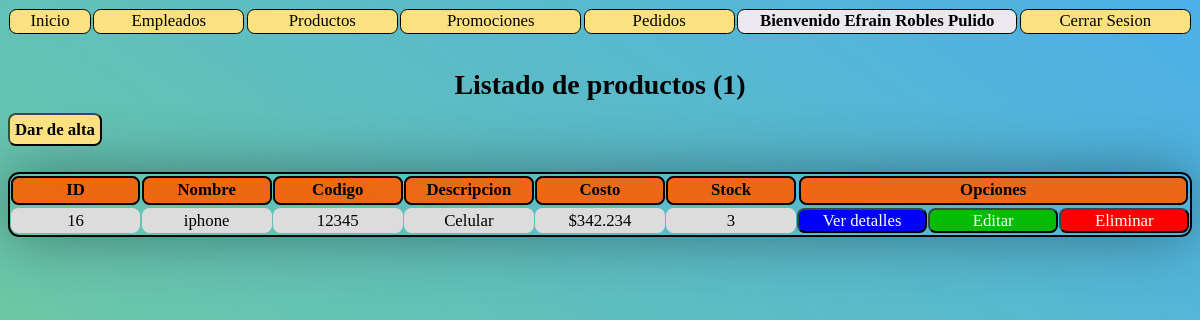
The app's page /B11-B12/Administrador/productos_lista.php (signed in), older data.
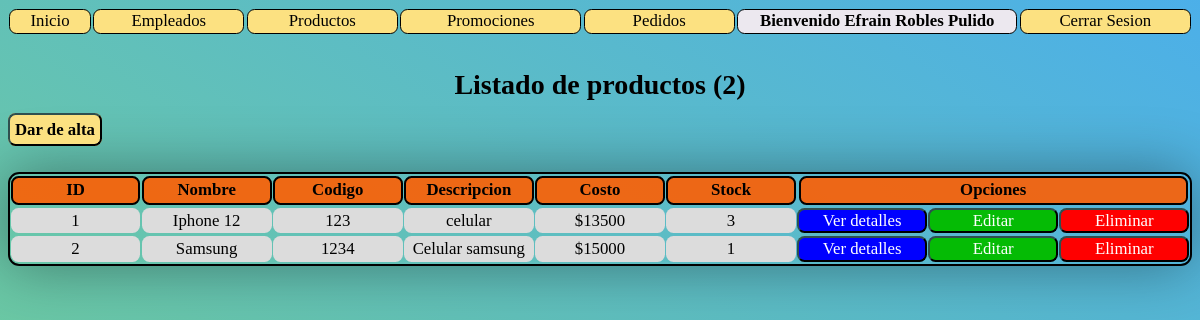
The same page, newer data.
### tables this page shows
CREATE TABLE `productos` (
  `id` int(11) NOT NULL,
  `nombre` varchar(128) NOT NULL,
  `codigo` varchar(32) NOT NULL,
  `descripcion` text NOT NULL,
  `costo` double NOT NULL,
  `stock` int(11) NOT NULL,
  `archivo_n` varchar(255) NOT NULL,
  `archivo` varchar(128) NOT NULL,
  `status` int(1) NOT NULL DEFAULT 1,
  `eliminado` int(1) NOT NULL DEFAULT 0
);

### B11-B12/Administrador/func/session.php (called while the page is built, shortened)
<?php
    if(!isset($_SESSION['nombreUser'])){
        header("Location: index.php");
    }else {
        $nombreSession = $_SESSION['nombreUser'];
    }
?>

### B11-B12/Administrador/productos_lista.php (the view, shortened to what this page needs)
<?php
    require "./func/session.php";
    $con = conecta();
?>
<html>
    <head>
        <link rel="stylesheet" type="text/css" href="./css/style_list.css?v=<?php echo time(); ?>">
    </head>
    <body>
        <?php
            include('menu.php');
            $sql = "SELECT * FROM productos
                    WHERE status = 1 AND eliminado = 0";
            $res = $con->query($sql);
            $num = $res->num_rows;
            echo "<br><h1>Listado de productos ($num)</h1>";
        ?>
        <a class='opciones' id="crearRegistro" href="./productos_alta.php"><b>Dar de alta</b></a><br><br>
        <br>
        <div class="table">
            <div class='header' >
                <div id="id"><b>ID</b></div>
                <div id="nombre"><b>Nombre</b></div>
                <div id="codigo"><b>Codigo</b></div>
                <div id="descripcion"><b>Descripcion</b></div>
                <div id="costo"><b>Costo</b></div>
                <div id="stock"><b>Stock</b></div>
                <div id="opciones"><b>Opciones</b></div>
            </div>
            <?php
                while($row = $res->fetch_array()){
                    $id = $row["id"];
                    $nombre = $row["nombre"];
                    $codigo = $row["codigo"];
                    $descripcion = $row["descripcion"];
                    $costo = $row["costo"];
                    $stock = $row["stock"];
                    echo "
                        <div class='info$id'>
                            <div id='$id'>$id</div>
                            <div id='nombre'>$nombre</div>
                            <div id='codigo'>$codigo</div>
                            <div id='descripcion'>$descripcion</div>
                            <div id='costo'>$$costo</div>
                            <div id='stock'>$stock</div>
                            <a id='detalles' href='./productos_detalles.php?id=$id'>Ver detalles</a>
                            <a id='editar' href='./productos_editar.php?id=$id'>Editar</a>
                            <a id='eliminar' href='javascript:void(0);' onclick='eliminaAjax($id);'>Eliminar</a>
                        </div>";
                }
            ?>
        </div>
    </body>

### B11-B12/Administrador/menu.php
<html>
    <head>
    <link rel="stylesheet" type="text/css" href="./css/style_menu.css?v=<?php echo time(); ?>">
    </head>
    <body>
    <div id="menu">
        <a id="inicio" href="./bienvenido.php">Inicio</a>
        <a id="empleados" href="./empleados_lista.php">Empleados</a>
        <a id="productos" href="./productos_lista.php">Productos</a>
        <a id="promociones" href="./promociones_lista.php">Promociones</a>
        <a id="pedidos" href="#">Pedidos</a>
        <span id="bienvenido"><b>Bienvenido <?php echo $nombreSession; ?></b></span>
        <a id="cerrar" href="./func/destroy_session.php">Cerrar Sesion</a>
    </div>
    </body>

### B11-B12/Administrador/css/style_list.css (style rules this page uses)
body { background: linear-gradient(-145deg,#35a5e6e2,#74d185f9); font-size: 14px; }
a { text-decoration: none; border-radius: 0.45em; font-size: 1.2em; }
.table { border: 2px solid #000000; box-shadow: 0 0 60px #00000061; border-radius: 0.8em; width: auto; margin: auto; }
.table .header, .table div[class^='info'] { display: grid; grid-template-columns: repeat(8,12.5%); }
.header div { background-color: #ff5e00e3; border: 2px solid #000000; }
.table .header div, .table div[class^='info'] div, .table div[class^='info'] a { display: flex; justify-content: space-around; align-items: center; border-radius: 0.45em; padding: 0.65%; margin: 0.09em 0.5%; font-size: 1.2em; text-decoration: none; text-align: center; height:auto; word-break: break-all; }
.header #opciones { grid-column: span 3; }
#detalles,#editar,#eliminar, #crearRegistro { border: 2px outset darkslategray; }
h1 { text-align: center; font-size: 2em; }
div[class^='info'] div { background-color: gainsboro; }
#crearRegistro { background-color: #FCE181; color:#000000; padding:5px; }
#detalles { background-color: #0000ff; color: white; }
#editar { background-color: #05bb05; color: white; }
#eliminar { background-color: #ff0000; color: white; }

### B11-B12/Administrador/css/style_menu.css (style rules this page uses)
#menu { width: 100%; display:flex; align-items:start; justify-content: space-between; text-decoration: none; }
#menu a, #menu #bienvenido { background-color: #FCE181; padding: 0.1% 0.01%; margin: 0.1%; text-align: center; border: 1px solid #000000; border-radius: 0.45em; text-decoration: none; font-size: 1.2em; color: black; }
#menu #inicio { width: 8%; }
#menu #empleados { width: 15%; }
#menu #productos { width: 15%; }
#menu #promociones { width: 18%; }
#menu #pedidos { width: 15%; }
#menu #bienvenido { background-color:#ece8ef; width: 28%; }
#menu #cerrar { width: 17%; }

### B11-B12/Administrador/productos_lista.php (style rules this page uses)
.table .header, .table div[class^='info'] { grid-template-columns: repeat(9,11.11%); }

Row changes from the older to the newer data that the page shows:
removed productos: id "16", nombre "iphone", codigo "12345", descripcion "Celular", costo "342.234", stock "3"
added productos: id "1", nombre "Iphone 12", codigo "123", descripcion "celular", costo "13500", stock "3"
added productos: id "2", nombre "Samsung", codigo "1234", descripcion "Celular samsung", costo "15000", stock "1"
Text that changed along with them:
$num: "1" → "2"
